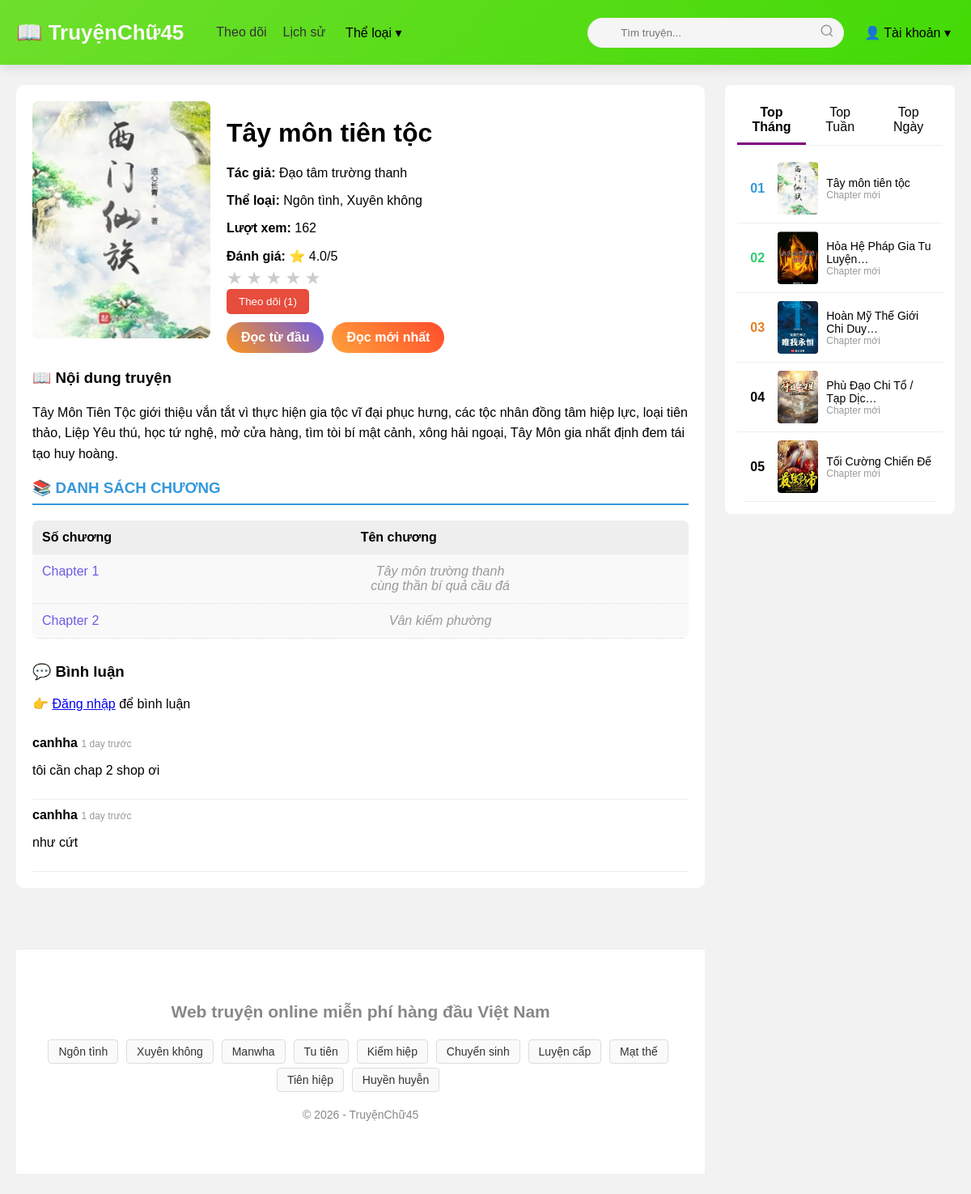
Screenshot of /story/1/ with the database file from the repository.
### stories/models.py (models this page shows, shortened)
class Story(models.Model):
    title = models.CharField(max_length=255)
    slug = models.SlugField(unique=True, blank=True) # Để blank=True để tự động tạo
    description = models.TextField(blank=True)
    cover = models.ImageField(upload_to='covers/', blank=True, null=True)
    categories = models.ManyToManyField(Category, blank=True)
    author = models.CharField(max_length=100, blank=True, default="Đang cập nhật")
    views = models.PositiveIntegerField(default=0)  # tổng view truyện
    followers = models.ManyToManyField(
        User,
        related_name="followed_stories",
        blank=True
    )

class Category(models.Model):
    name = models.CharField(max_length=100, unique=True)
    slug = models.SlugField(unique=True, blank=True, null=True)
    description = models.TextField(blank=True)

class Chapter(models.Model):
    views = models.PositiveIntegerField(default=0)
    created_at = models.DateTimeField(auto_now_add=True)
    story = models.ForeignKey(
        Story,
        on_delete=models.CASCADE,
        related_name="chapters"
    )
    number = models.PositiveIntegerField("Số chương")
    title = models.CharField("Tiêu đề", max_length=255)
    content = models.TextField("Nội dung")
    class Meta:
        ordering = ["number"]
        unique_together = ("story", "number")

class Comment(models.Model):
    user = models.ForeignKey(User, on_delete=models.CASCADE)
    story = models.ForeignKey(Story, on_delete=models.CASCADE, related_name="comments")
    content = models.TextField()
    created_at = models.DateTimeField(auto_now_add=True)

### stories/views.py (the view)
# urls.py: path('story/<int:story_id>/', views.story_detail, name='story_detail'),
def story_detail(request, story_id):
    story = get_object_or_404(Story, id=story_id)
    chapters = story.chapters.all()
    now = timezone.now()
    top_day = Story.objects.filter(
        chapters__created_at__gte=now - timedelta(days=1)
    ).annotate(
        latest_chap=Max('chapters__created_at')
    ).order_by('-latest_chap')[:10]
    top_week = Story.objects.filter(
        chapters__created_at__gte=now - timedelta(days=7)
    ).annotate(
        latest_chap=Max('chapters__created_at')
    ).order_by('-latest_chap')[:10]
    top_month = Story.objects.filter(
        chapters__created_at__gte=now - timedelta(days=30)
    ).annotate(
        latest_chap=Max('chapters__created_at')
    ).order_by('-latest_chap')[:10]
    total_views = sum(ch.views for ch in chapters)
    story.views = total_views
    if story.views != total_views:
        story.views = total_views
        story.save()
    avg_rating = story.ratings.aggregate(avg=Avg('score'))['avg'] or 0
    is_following = False
    if request.user.is_authenticated:
        is_following = story.followers.filter(id=request.user.id).exists()
    comments = story.comments.all().order_by('-created_at')
    return render(request, 'stories/story_detail.html', {
        'story': story,
        'chapters': chapters,
        'avg_rating': round(avg_rating, 1),
        'is_following': is_following,
        'comments': comments,
        'top_day': top_day,
        'top_week': top_week,
        'top_month': top_month,
    })

### stories/context_processors.py (called while the page is built)
def categories_processor(request):
    return {
        'all_categories': Category.objects.all()
    }

### stories/templates/stories/story_detail.html (shortened to what this page needs)
{% extends 'stories/base.html' %}
{% block content %}
<div class="main-layout">
    <div class="left">
        <div class="detail-top">
        <div class="cover">
            {% if story.cover %}
                <img src="{{ story.cover.url }}">
            {% else %}
                <img src="/static/no-image.jpg">
            {% endif %}
        </div>
        <div class="info">
            <h1>{{ story.title }}</h1>
            <p><b>Tác giả:</b> {{ story.author }}</p>
            <p><b>Thể loại:</b>
                {% for cat in story.categories.all %}
                    {{ cat.name }}{% if not forloop.last %}, {% endif %}
                {% endfor %}
            </p>
            <p><b>Lượt xem:</b> {{ story.views }}</p>
            <div id="rating">
                <b>Đánh giá:</b>
                <span id="avg-rating">⭐ {{ avg_rating }}/5</span>
                <div id="stars" style="margin-top:5px;">
                    {% for i in "12345" %}
                        <span class="star" data-score="{{ forloop.counter }}">★</span>
                    {% endfor %}
                </div>
            </div>
            <form action="{% url 'follow_story' story.id %}" method="post">
                <button style="
                    background:#e74c3c;
                    color:white;
                    padding:8px 15px;
                    border:none;
                    border-radius:5px;
                    cursor:pointer;
                ">
                    {% if is_following %}
                        Bỏ theo dõi
                    {% else %}
                        Theo dõi
                    {% endif %}
                    ({{ story.followers.count }})
                </button>
            </form>
            {% if chapters %}
            <div style="margin-top:10px; display:flex; gap:10px;">
                <a href="{% url 'chapter_detail' chapters.first.id %}" class="btn-read first">
                    Đọc từ đầu
                </a>
                <a href="{% url 'chapter_detail' chapters.last.id %}" class="btn-read latest">
                    Đọc mới nhất
                </a>
            </div>
            {% endif %}
        </div>
        </div>
        <div style="margin-top:20px;">
            <h3>📖 Nội dung truyện</h3>
            <p style="line-height:1.6;">
                {{ story.description|default:"Chưa có nội dung" }}
            </p>
        </div>
        <div class="section">
            <h3 class="chapter-title">📚 DANH SÁCH CHƯƠNG</h3>
            <div class="chapter-box">
                <div class="chapter-header">
                    <div>Số chương</div>
                    <div>Tên chương</div>
                </div>
                {% for chap in chapters %}
                <div class="chapter-row">
                    <div>
                        <a href="{% url 'chapter_detail' chap.id %}">
                            Chapter {{ chap.number }}
                        </a>
                    </div>
                    <div class="time">
                        {{ chap.title|default:"Chưa có tên" }}
                    </div>
                </div>
                {% endfor %}
            </div>
        </div>
        <div style="margin-top:30px;">
            <h3>💬 Bình luận</h3>
            {% if user.is_authenticated %}
                <form method="post" action="{% url 'add_comment' story.id %}">
                    {% csrf_token %}
                    <textarea name="content" placeholder="Nhập bình luận..."
                        style="width:100%; padding:10px; border-radius:8px;"></textarea>
                    <button type="submit" style="
                        margin-top:10px;
                        padding:8px 15px;
                        background:#6c5ce7;
                        color:white;
                        border:none;
                        border-radius:5px;
                    ">
                        Gửi
                    </button>
                </form>
            {% else %}
                <p>👉 <a href="{% url 'login' %}">Đăng nhập</a> để bình luận</p>
            {% endif %}
        </div>
        <div style="margin-top:20px;">
            {% for c in comments %}
                <div style="border-bottom:1px solid #eee; padding:10px 0;">
                    <b>{{ c.user.username }}</b>
                    <span style="color:#999; font-size:12px;">
                        {{ c.created_at|timesince }} trước
                    </span>
                    <p>{{ c.content }}</p>
                </div>
            {% empty %}
                <p>Chưa có bình luận nào</p>
            {% endfor %}
        </div>
    </div>
    <div class="sidebar">
        <div class="top-box">
            <div class="tab">
                <div class="tab-item active" onclick="switchTab('month', this)">Top Tháng</div>
                <div class="tab-item" onclick="switchTab('week', this)">Top Tuần</div>
                <div class="tab-item" onclick="switchTab('day', this)">Top Ngày</div>
            </div>
            <div id="month" class="tab-content active">
                {% for s in top_month %}
                <div class="top-item">
                    <div class="rank r{{ forloop.counter }}">
                        {{ forloop.counter|stringformat:"02d" }}
                    </div>
                    {% if s.cover %}
                        <img src="{{ s.cover.url }}">
                    {% endif %}
                    <div class="top-info">
                        <div class="title">{{ s.title|truncatechars:25 }}</div>
                        <div class="meta">Chapter mới</div>
                    </div>
                </div>
                {% endfor %}
            </div>
        </div>
{% endblock %}

### stories/templates/stories/base.html (shortened to what this page needs)
<!DOCTYPE html>
<html lang="vi">
<head>
</head>
<body>
<div class="header">
    <div class="header-inner">
        <a href="{% url 'story_list' %}" class="logo">📖 TruyệnChữ45</a>
        <nav class="menu">
            <a href="{% url 'followed_stories' %}">Theo dõi</a>
            <a href="{% url 'reading_history' %}">Lịch sử</a>
            <div class="mega-dropdown">
                <span class="mega-title">Thể loại ▾</span>
            </div>
        </nav>
        <form id="search-form" action="{% url 'search_stories' %}" method="GET" class="search-form">
            <div class="search-wrapper">
                <input
                    type="text"
                    name="q"
                    id="search-input"
                    placeholder="Tìm truyện..."
                    value="{{ request.GET.q }}"
                >
                <div class="search-icon" id="search-btn">
                    <svg xmlns="http://www.w3.org/2000/svg"
                        width="18" height="18"
                        viewBox="0 0 24 24"
                        fill="none"
                        stroke="currentColor"
                        stroke-width="2">
                        <circle cx="11" cy="11" r="8"></circle>
                        <line x1="21" y1="21" x2="16.65" y2="16.65"></line>
                    </svg>
                </div>
            </div>
        </form>
        <div class="account mega-dropdown">
            <span class="mega-title">👤 Tài khoản ▾</span>
        </div>
    </div> </div>
<div class="container">
    {% block content %}{% endblock %}
</div>
<footer class="site-intro">
    <div class="container">
        <h2>Web truyện online miễn phí hàng đầu Việt Nam</h2>
        <div class="tag-list">
            {% for cat in all_categories|slice:":10" %}
                <a href="{% url 'category' cat.slug %}">{{ cat.name }}</a>
            {% endfor %}
        </div>
        <p style="margin-top: 20px;">© 2026 - TruyệnChữ45</p>
    </div>
</footer>
</body>
</html>

### stories/templates/stories/base.html (style rules this page uses)
body { margin: 0;font-family: Arial, Helvetica, sans-serif;background: #f2f2f2; }
.header { background: linear-gradient(135deg, #6edf2c, #42da05); backdrop-filter: blur(10px); border-bottom: none; box-shadow: 0 4px 15px rgba(0,0,0,0.1); position: sticky; top: 0; z-index: 2000; }
.header-inner { max-width: 1200px;margin: auto;display: flex;align-items: center;padding: 10px 20px;height: 60px; }
.logo { font-size: 26px;font-weight: bold;color: #f9f7f7;margin-right: 40px;text-decoration: none;white-space: nowrap; }
.menu { display: flex;align-items: center;gap: 20px; }
.menu a { color: #333;font-weight: 500;text-decoration: none; }
.search-form { margin-left: auto;margin-right: 20px; }
.search-wrapper { position: relative; }
.search-wrapper input { padding: 10px 15px 10px 40px;width: 260px;border: 1px solid #eee;border-radius: 25px; background: #f5f5f5;outline: none;transition: 0.2s; }
.search-icon { position: absolute;right: 12px;top: 50%;transform: translateY(-50%);color: #999; }
.mega-dropdown { position: relative;z-index: 1000; }
.mega-title { cursor: pointer;padding: 10px 5px;font-weight: 500; }
.container { max-width: 1200px;margin: 25px auto;padding: 0 20px; }
footer { text-align: center;color: #888;padding: 30px;font-size: 14px; }
.site-intro { background: #fff;padding: 40px 0;border-top: 1px solid #eee;margin-top: 50px; }
.tag-list a { display: inline-block;margin: 5px 6px 0 0;padding: 6px 12px;border: 1px solid #ddd; border-radius: 4px;text-decoration: none;font-size: 14px;color: #333;background: #fafafa; }
.btn-read { background: #2c372c; color: white; padding: 6px 12px; border-radius: 6px; text-decoration: none; }
.sidebar { flex: 1; background: #fff; padding: 15px; border-radius: 8px; }
.top-item { display: flex; align-items: center; gap: 10px; padding: 10px 0; border-bottom: 1px solid #eee; }
.top-item img { width: 50px; height: 65px; object-fit: cover; border-radius: 6px; }
.rank { font-weight: bold; width: 30px; text-align: center; font-size: 16px; }
.tab { display: flex; border-bottom: 2px solid #eee; margin-bottom: 10px; }
.tab-item { padding: 8px 12px; cursor: pointer; }
.tab-item.active { border-bottom: 3px solid purple; font-weight: bold; }
.top-item img { width: 50px !important; height: 65px !important; }
.top-info { flex: 1; }
.top-info .title { font-size: 14px; font-weight: 500; }
.top-info .meta { font-size: 12px; color: #888; }
.tab-content { display: none; }
.tab-content.active { display: block; }

### stories/templates/stories/story_detail.html (style rules this page uses)
.main-layout { display: grid; grid-template-columns: 3fr 1fr; gap: 25px; align-items: start; }
.left { background: #fff; padding: 20px; border-radius: 10px; }
.chapter-title { border-bottom: 2px solid #3498db; padding-bottom: 8px; color: #3498db; }
.chapter-box { background: #f9f9f9; border-radius: 8px; overflow: hidden; margin-top: 10px; }
.chapter-header { display: grid; grid-template-columns: 2fr 1fr 1fr; padding: 12px; background: #eee; font-weight: bold; }
.chapter-row { display: grid; grid-template-columns: 2fr 1fr 1fr; padding: 12px; border-bottom: 1px dotted #ddd; }
.chapter-row a { color: #6c5ce7; text-decoration: none; }
.time { color: #999; text-align: center; font-style: italic; }
.sidebar { position: sticky; top: 20px; }
.top-box { background: #fff; border-radius: 10px; overflow: hidden; }
.tab { display: flex; border-bottom: 1px solid #eee; }
.tab-item { flex: 1; padding: 10px; text-align: center; cursor: pointer; }
.tab-item.active { border-bottom: 3px solid purple; font-weight: bold; }
.top-item { display: flex; gap: 10px; padding: 10px; align-items: center; border-bottom: 1px solid #eee; }
.top-item img { width: 50px; height: 60px; object-fit: cover; border-radius: 4px; }
.rank { width: 30px; font-weight: bold; }
.r1 { color: #3498db; }
.r2 { color: #2ecc71; }
.r3 { color: #e67e22; }
.top-info .title { font-size: 14px; }
.top-info .meta { font-size: 12px; color: #999; }
.tab-content { display: none; }
.tab-content.active { display: block; }
.detail-top { display: flex; gap: 20px; margin-bottom: 20px; }
.cover img { width: 220px; border-radius: 8px; }
.btn-read { display: inline-block; padding: 10px 18px; border-radius: 25px; text-decoration: none; font-weight: bold; color: white; transition: all 0.3s ease; }
.btn-read.first { background: linear-gradient(45deg, #ff951b, #6c5ce7); }
.btn-read.latest { background: linear-gradient(45deg, #ffa13c, #ff4b2b); }
.star { font-size: 22px; cursor: pointer; color: #ccc; transition: 0.2s; }

### rows the page displays
Story: cover (picture), title "Tây môn tiên tộc", author "Đạo tâm trường thanh", views "162", followers.count "1", description "Tây Môn Tiên Tộc giới thiệu vắn tắt vì thực hiện gia tộc vĩ đại phục hưng, các tộc nhân đồng tâm hiệp lực, loại tiên thảo, Liệp Yêu thú, học tứ nghệ, mở cửa hàng, tìm tòi bí mật cảnh, xông hải ngoại, Tây Môn gia nhất định đem tái tạo huy hoàng."
Category: name "Ngôn tình"
Category: name "Xuyên không"
Chapter: number "1", title "Tây môn trường thanh cùng thần bí quả cầu đá"
Chapter: number "2", title "Vân kiếm phường"
Comment: user.username "canhha", created_at "1 day", content "tôi cần chap 2 shop ơi"
Comment: user.username "canhha", created_at "1 day", content "như cứt"
Story: cover (picture), title "Hỏa Hệ Pháp Gia Tu Luyện…"
Story: cover (picture), title "Hoàn Mỹ Thế Giới Chi Duy…"
Story: cover (picture), title "Phù Đạo Chi Tổ / Tạp Dịc…"
Story: cover (picture), title "Tối Cường Chiến Đế"
Category: name "Manwha"
Category: name "Tu tiên"
Category: name "Kiếm hiệp"
Category: name "Chuyển sinh"
Category: name "Luyện cấp"
Category: name "Mạt thế"
Category: name "Tiên hiệp"
Category: name "Huyền huyễn"

### other values shown
{{ avg_rating }} "4.0"
